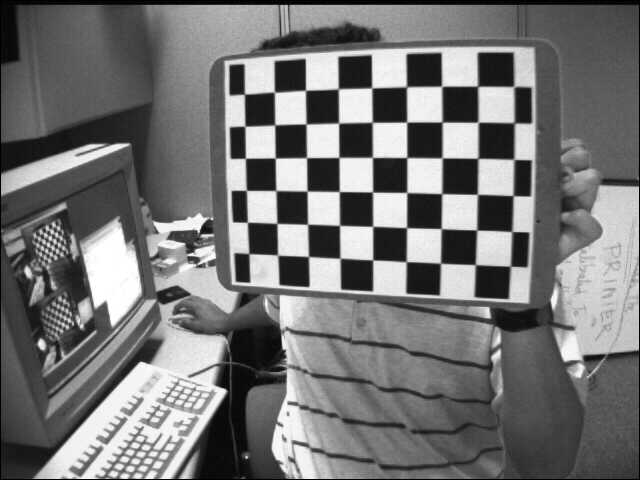
#> input picture 3D点云/00.配套资料（代码、讲义、作业、参考文献）/00.配套资料（代码、讲义、作业、参考文献）/02.3D传感器技术原理/CH2-HW/1.jpg, 640 x 480 px; its folder holds 4 pictures in this run
$ python demo_calib_cv2.py
#> lines starting #> are read from the running program, lines starting #| are printed output that depends on the picture; after the words box and inside, x2 and y2 are one past the last pixel; in counts of white or black regions, pixels touching at a corner belong together
import numpy as np
import cv2
import matplotlib.pylab as plt

####################
# 相机参数标定
# 参考： https://opencv-python-tutroals.readthedocs.io/en/latest/py_tutorials/py_calib3d/py_calibration/py_calibration.html#calibration
####################

import numpy as np
import cv2

# termination criteria
criteria = (cv2.TERM_CRITERIA_EPS + cv2.TERM_CRITERIA_MAX_ITER, 30, 0.001)

# 棋盘格的每个格点的列号和行号
# (0,0,0), (1,0,0), (2,0,0) ....,(6,5,0)
objp = np.zeros((6*7,3), np.float32)
objp[:,:2] = np.mgrid[0:7,0:6].T.reshape(-1,2)

# Arrays to store object points and image points from all the images.
objpoints = [] # 3d point in real world space
imgpoints = [] # 2d points in image plane.

images =['%d.jpg'%d for d in range(1,9)]

for fname in images:
    print(fname)
    img = cv2.imread(fname)
#> img is the input picture: shape (480, 640, 3); min 0, max 255, mean 116.6
    gray = cv2.cvtColor(img,cv2.COLOR_BGR2GRAY)

    # 角点粗检测
    ret, corners = cv2.findChessboardCorners(gray, (7,6),None)
#> ret = True; corners = 42 rows, first 8: [475.4, 264.8], [440.5, 263.2], [405.9, 261.5], [372.9, 259.9], [340.6, 258.5], [308.7, 256.4], [277.6, 255.1], [476.7, 230.1]
    if not ret:
        continue
    else:
        objpoints.append(objp)

    # 角点精检测
    corners2 = cv2.cornerSubPix(gray,corners,(11,11),(-1,-1),criteria)
#> corners2 = 42 rows, first 8: [475.3, 264.6], [440.5, 263.2], [406.2, 261.7], [372.7, 259.9], [340, 258.2], [308.5, 256.5], [277.6, 255.1], [476.7, 230]
    imgpoints.append(corners2)

    # 绘图
    if True:
        img = cv2.drawChessboardCorners(img, (7,6), corners2,ret)
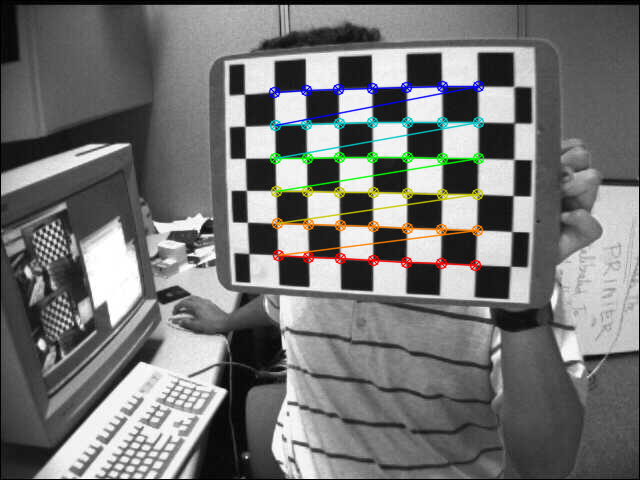
#> img: shape (480, 640, 3); 3.22% of pixels changed, all inside (x1, y1, x2, y2) = (268, 80, 485, 272)
        plt.imshow(img)
        plt.title(fname)
        plt.show()
#> pass 2 of the loop `for fname in images:`:
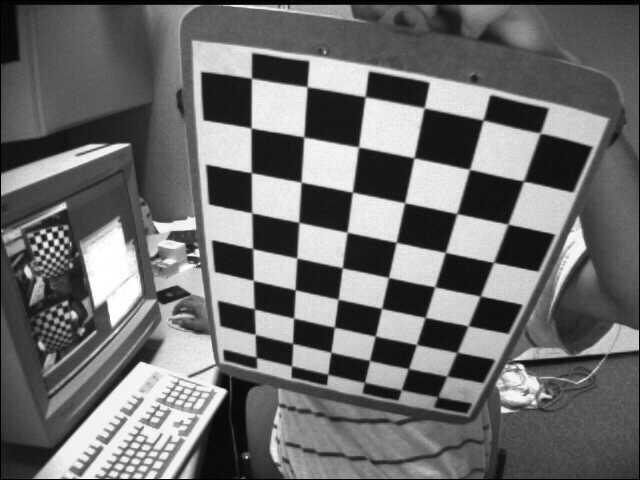
#> input picture 3D点云/00.配套资料（代码、讲义、作业、参考文献）/00.配套资料（代码、讲义、作业、参考文献）/02.3D传感器技术原理/CH2-HW/2.jpg, 640 x 480 px
#> img is the input picture: shape (480, 640, 3); min 0, max 255, mean 109
#> corners = 42 rows, first 8: [254.7, 308.6], [253.5, 280.5], [252.6, 248.4], [252.4, 213.8], [251.5, 172.4], [251.8, 128.6], [251.5, 77.99], [293.3, 318]
#> corners2 = 42 rows, first 8: [254.3, 308.9], [253.3, 280.4], [252.6, 248.6], [251.8, 212.8], [251.3, 172.7], [251.1, 128], [251.5, 78.19], [293.6, 318.1]
#> `img = cv2.drawChessboardCorners(img, (7,6), corners2,ret)`:
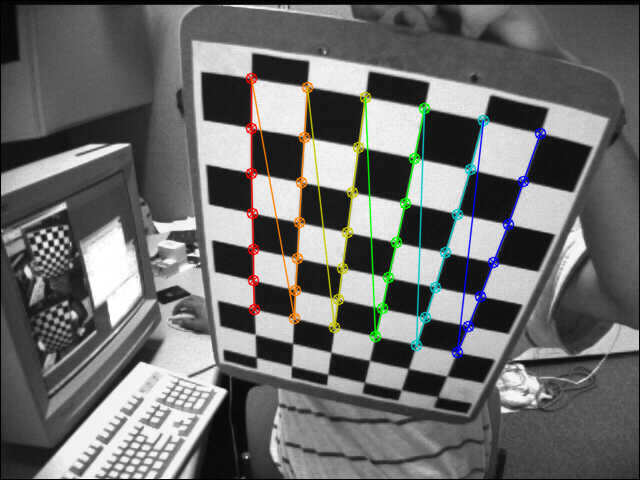
#> img: shape (480, 640, 3); 3.62% of pixels changed, all inside (x1, y1, x2, y2) = (245, 72, 547, 359)
#> pass 3 of the loop `for fname in images:`:
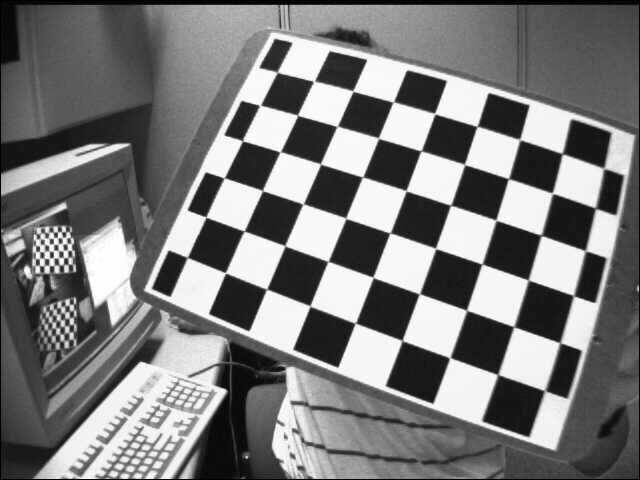
#> input picture 3D点云/00.配套资料（代码、讲义、作业、参考文献）/00.配套资料（代码、讲义、作业、参考文献）/02.3D传感器技术原理/CH2-HW/3.jpg, 640 x 480 px
#> img is the input picture: shape (480, 640, 3); min 0, max 255, mean 122.9
#> corners = 42 rows, first 8: [496.9, 373.9], [449, 358.7], [402.3, 339.6], [354.4, 323.5], [309.4, 305.4], [267.7, 289.2], [225.3, 272.5], [513, 326.7]
#> corners2 = 42 rows, first 8: [497.8, 374.6], [449.9, 357.7], [402.1, 340.5], [355.3, 323.2], [310, 306], [266.6, 289.1], [225.4, 272.8], [513.8, 326.7]
#> `img = cv2.drawChessboardCorners(img, (7,6), corners2,ret)`:
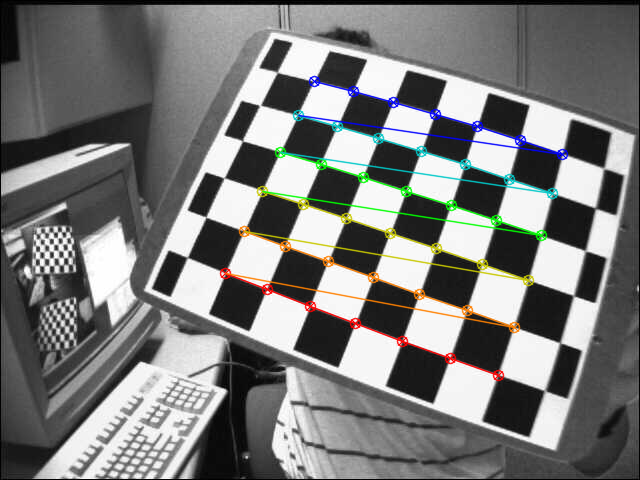
#> img: shape (480, 640, 3); 3.99% of pixels changed, all inside (x1, y1, x2, y2) = (219, 75, 569, 382)
#> (the run stopped early here; a loop or call above may not have finished)
